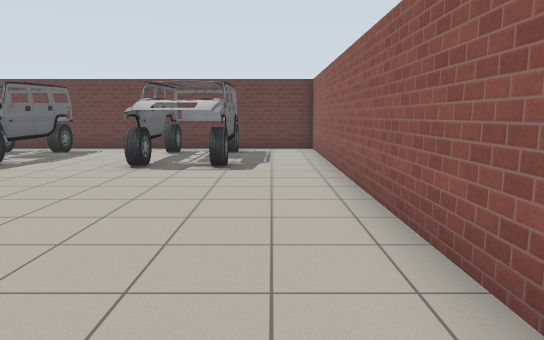
view 1 (above)

24 first-person views from a walk through a robot-simulator world made for Gazebo. The camera is 1.2 m above the floor, tilts 8° down and sees 70° across. The lines on the ground mark 1 m squares. The floor is counted in squares, 1 m on a side. Each view is taken from the middle of a square. On the plan, view 1 faces up. The plan holds only what a view shows up to about 15 squares ahead; the rest is blank. The place goes on beyond the plan. Gazebo's built-in surfaces are drawn with simple patterns. Simple shapes stand in for some stock models. Some surface patterns are stand-ins.

view 2
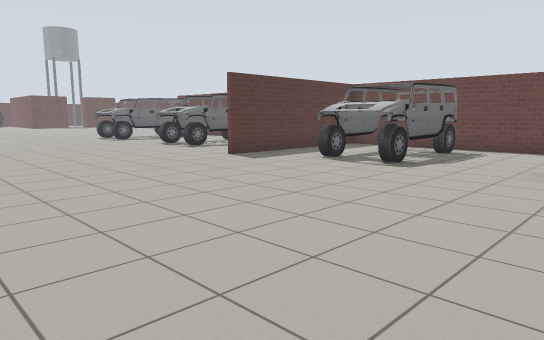

view 3
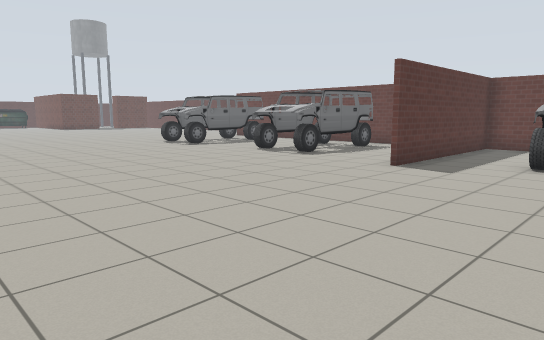

view 4
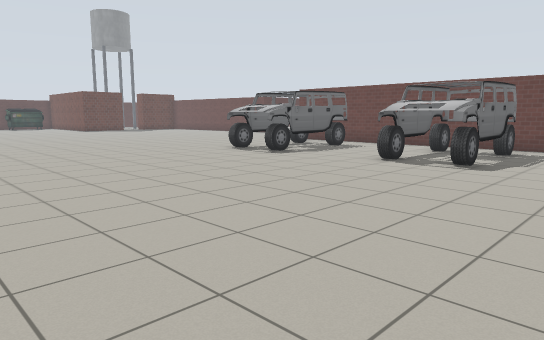

view 5
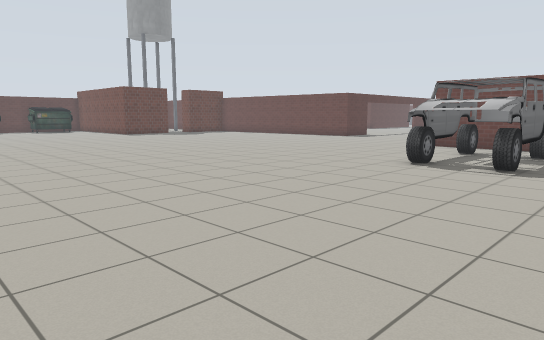

view 6
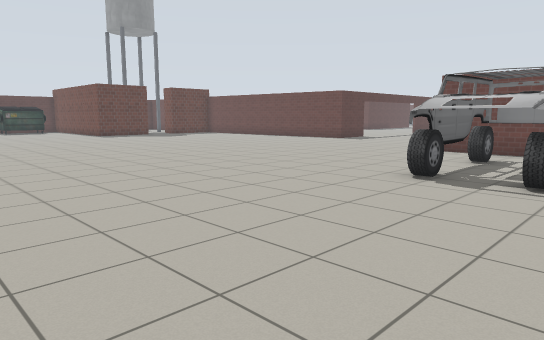

view 7
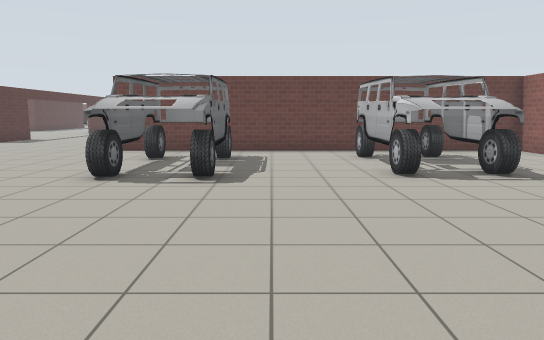

view 8
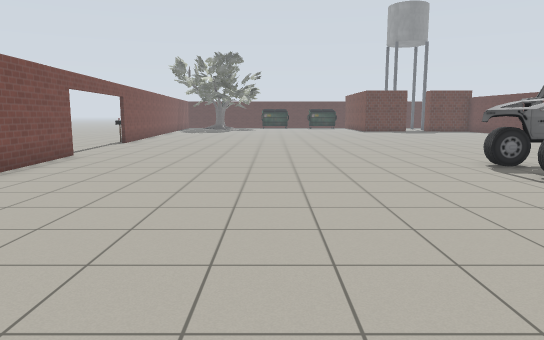

view 9
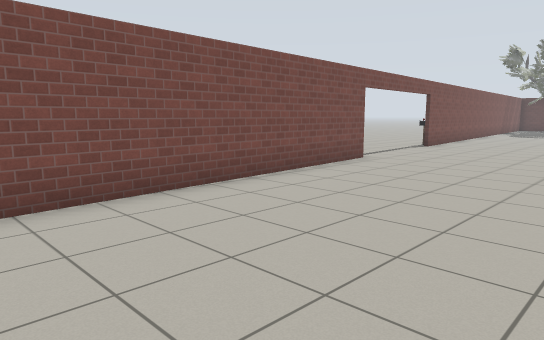

view 10
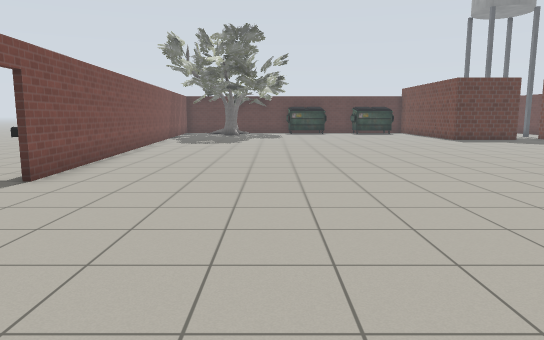

view 11
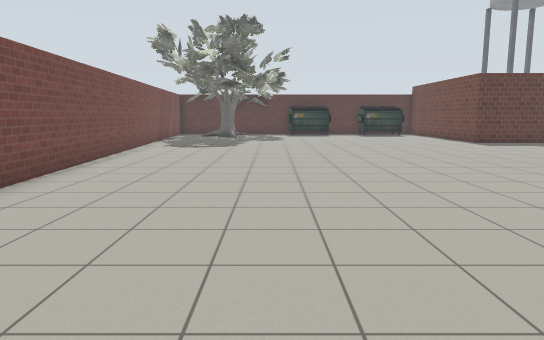

view 12
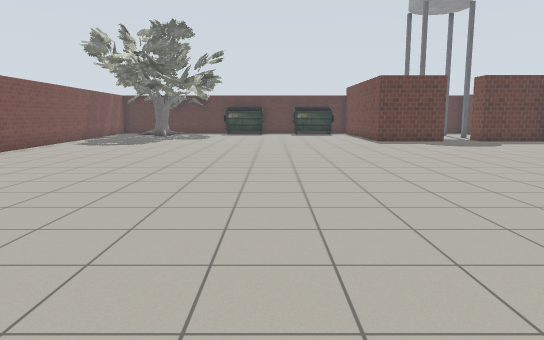

view 13
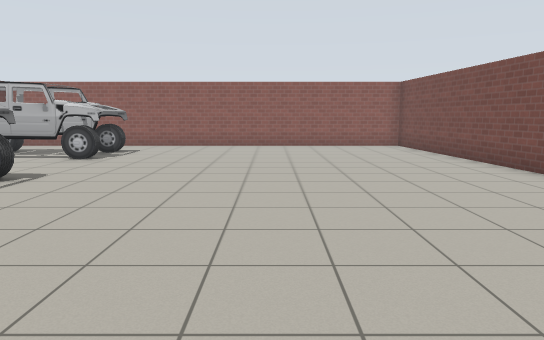

view 14
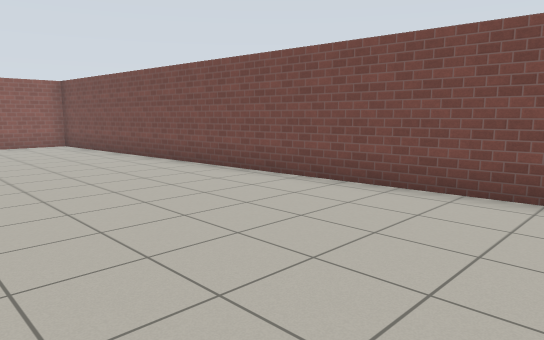

view 15
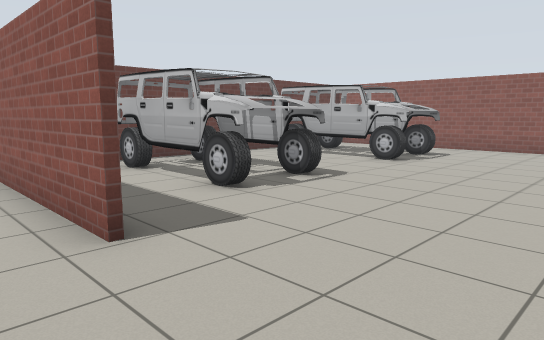

view 16
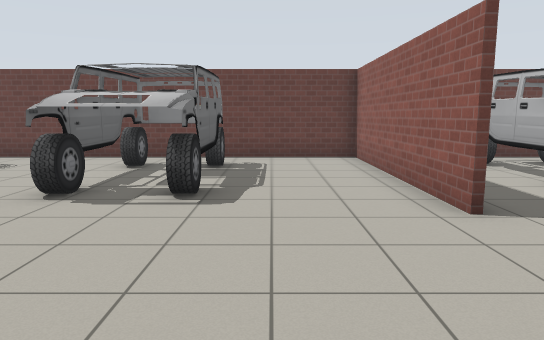

view 17
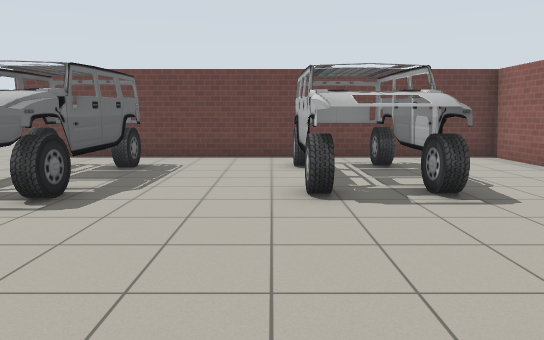

view 18
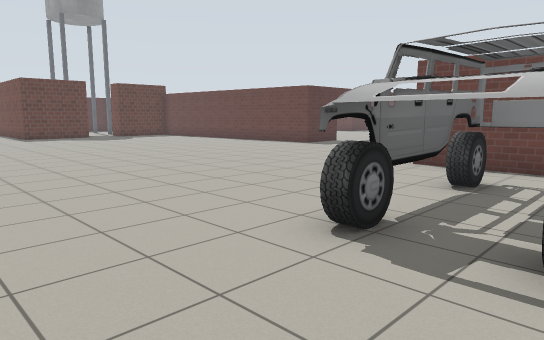

view 19
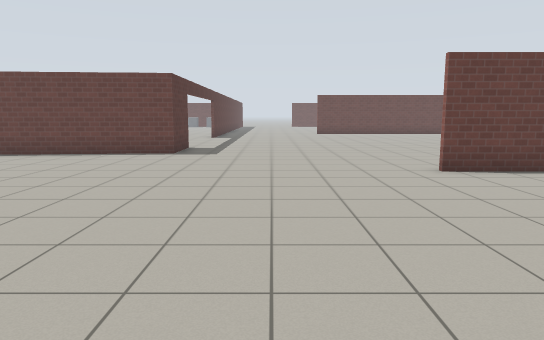

view 20
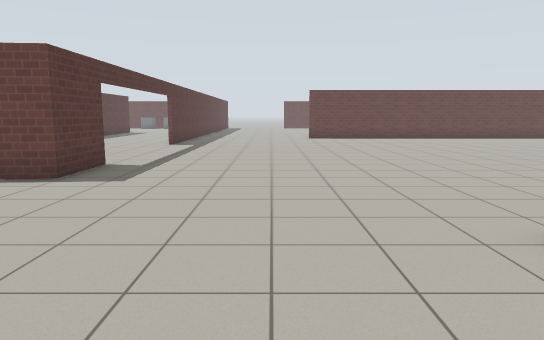

view 21
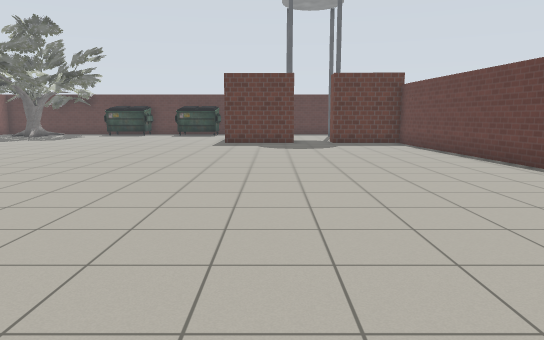

view 22
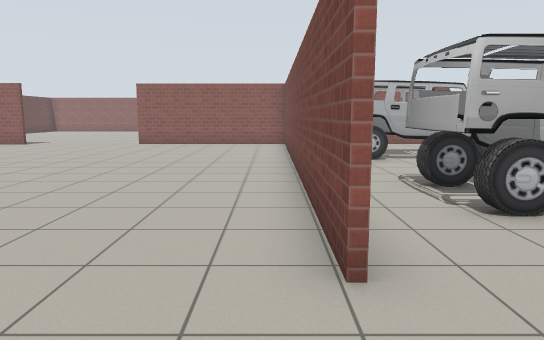

view 23
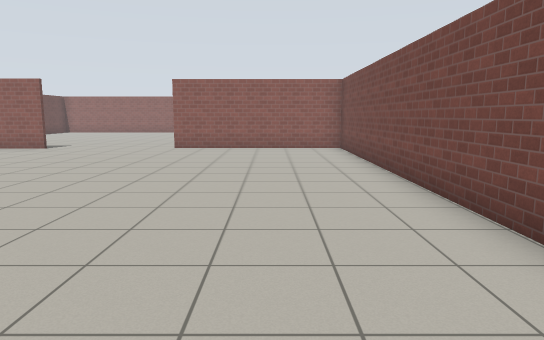

view 24
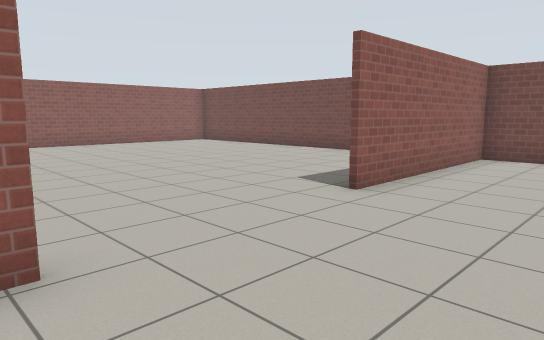

### Floor plan
Key: @ floor where view 1 was taken; # wall or solid block; . floor; D open door; C car; O other object.
Columns run from 41 left of view 1 to 2 right of it. Each row starts with its distance up from view 1.
 26        ..D..............  . .#
 25        ..D..............  .......
 24        ..D.............  ............
 23         .D...............................
 22         .D.................................#
 21          D.................................#
 20          #....................#...........
 19          #....................#..........
 18 ##########....................#.........
 17 ..............................# .......
 16 ..............................#  .....
 15 ..............................#  ....
 14 ................############################
 13 ..................CC....CCC...#.CCC...CCC..#
 12 ..................CCC...CCC...#.CCC...CCC..#
 11 ..................CCC...CCC...#.CCC...CCC..#
 10 ..................CCC...CCC...#.CCC...CCC..#
  9 ..................CCC...CCC...#.CCC...CCC..#
  8 ..................CCC...CC....#............#
  7 ...........................................#
  6 ...........................................#
  5 ...........................................#
  4 ...........................................#
  3 ...........................................#
  2 ...........................................#
  1 ...........................................#
  0 .........................................@.#
 -1 ......................... ............######
 -2 ........................#  ############
 -3 ..........DDDDDD#########
 -4 #########OO....
 -5        ...
 -6        .

Positions as (right, up) in squares from view 1, and headings:
1: (0, 0), facing up
2: (-2, 0), facing up-left
3: (-7, -1), facing up-left
4: (-12, -1), facing up-left
5: (-19, -1), facing up-left
6: (-20, 1), facing up-left
7: (-20, 1), facing up
8: (-14, 3), facing left
9: (-16, 3), facing down-left
10: (-24, 1), facing left
11: (-26, 1), facing left
12: (-25, 5), facing left
13: (-14, 4), facing right
14: (-15, 4), facing down-right
15: (-13, 4), facing up-right
16: (-14, 3), facing up
17: (-18, 3), facing up
18: (-21, 5), facing up-left
19: (-29, 6), facing up
20: (-28, 11), facing up
21: (-26, 12), facing left
22: (-28, 15), facing right
23: (-26, 17), facing right
24: (-15, 26), facing down-right
